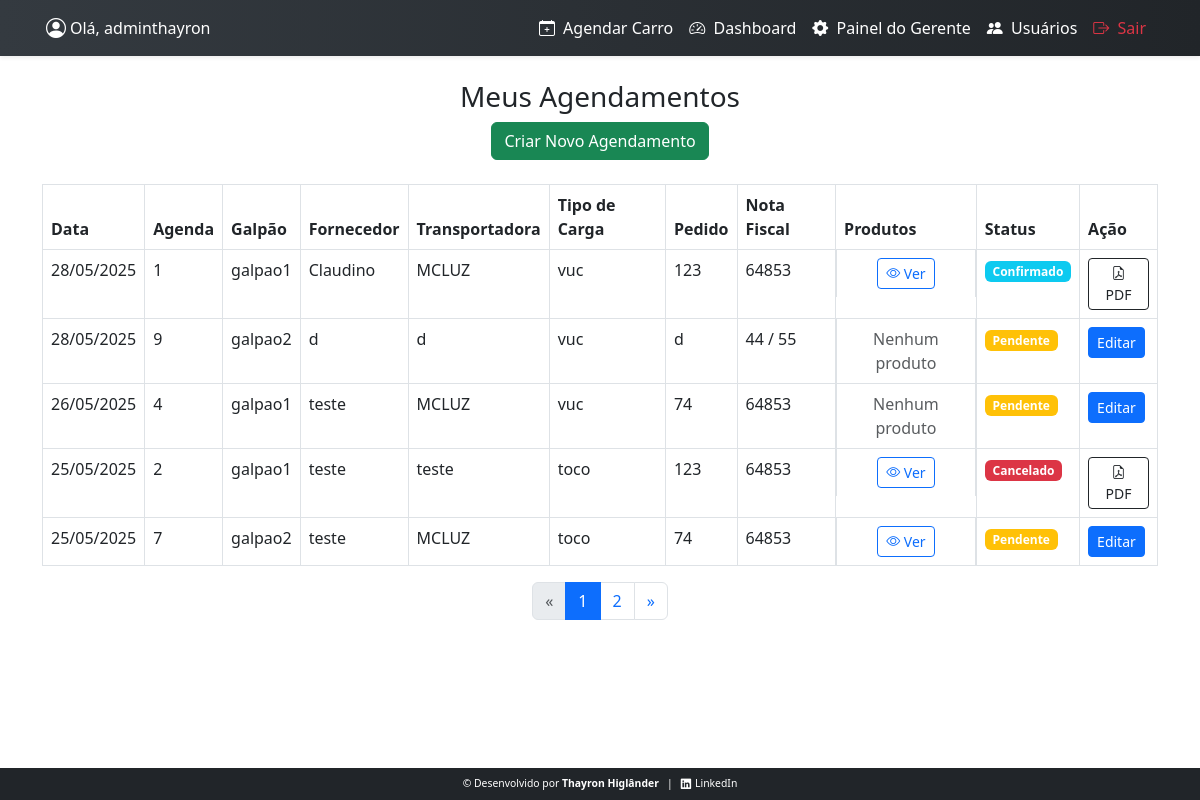
Page /agendamentos/ (signed in) on the committed database.
### usuarios/models.py (models this page shows)
class CustomUser(AbstractUser):
    is_gerente = models.BooleanField(default=False)

### agendamentos/models.py (models this page shows, shortened)
class Agendamento(models.Model):
    usuario = models.ForeignKey(settings.AUTH_USER_MODEL, on_delete=models.CASCADE)
    data_hora = models.DateTimeField()
    cnpj = models.CharField(max_length=18)
    fornecedor = models.CharField(max_length=100)
    email = models.EmailField(max_length=500)
    transportadora = models.CharField(max_length=100)
    nota_fiscal = models.CharField(max_length=100)
    pedido = models.CharField(max_length=100)
    GALPAO_CHOICES = [
        ('galpao1', 'galpão1'),
        ('galpao2', 'galpão2'),
        ('galpao3', 'galpão3'),
        ('galpao4', 'galpão4'),
    ]
    galpao = models.CharField("Galpão", max_length=20,choices=GALPAO_CHOICES,)
    TIPO_CARRO_CHOICES = [
        ('vuc', 'VUC'),
        ('toco', 'Toco'),
        ('truck', 'Truck'),
        ('carreta', 'Carreta'),
    ]
    tipo_carro = models.CharField("Tipo", max_length=20,choices=TIPO_CARRO_CHOICES,)
    STATUS_CHOICES = [
        ('pendente', 'Pendente'),
        ('confirmado', 'Confirmado'),
        ('cancelado', 'Cancelado'),
        ('finalizado', 'Finalizado'),
        ('atrasado', 'Atrasado'),
    ]
    status = models.CharField(max_length=20, choices=STATUS_CHOICES, default='pendente')
    criado_em = models.DateTimeField(auto_now_add=True)
    def cubagem_total(self):
        return self.itens.aggregate(total=Sum('cubagem'))['total'] or 0

### agendamentos/views.py (the view)
# urls.py: path('agendamentos/', views.painel_users_list, name='painel_user'),
@login_required
def painel_users_list(request):
    agendamentos = Agendamento.objects.filter(usuario=request.user).order_by('-data_hora')
    paginator = Paginator(agendamentos, 5)
    page_number = request.GET.get('page')
    page_obj = paginator.get_page(page_number)
    return render(request, 'agendamento/painel_user.html', {'page_obj': page_obj, 'agendamentos': agendamentos})

### templates/agendamento/painel_user.html (shortened to what this page needs)
{% extends 'base.html' %}
{% block content %}
<h3 class="text-center">Meus Agendamentos</h3>
<div class="text-center mb-4">
    <a href="{% url 'agendamento_criar' %}" class="btn btn-success">Criar Novo Agendamento</a>
</div>
<table class="table table-bordered">
    <thead class="thead-dark">
        <tr>
            <th>Data</th>
            <th>Agenda</th>
            <th>Galpão</th>
            <th>Fornecedor</th>
            <th>Transportadora</th>
            <th>Tipo de Carga</th>
            <th>Pedido</th>
            <th>Nota Fiscal</th>
            <th>Produtos</th>
            <th>Status</th>
            <th>Ação</th>
        </tr>
    </thead>
    <tbody>
        {% for ag in page_obj %}
        <tr>
            <td data-label="Data">{{ ag.data_hora|date:"d/m/Y" }}</td>
            <td data-label="Agenda">{{ ag.id }}</td>
            <td data-label="Galpão">{{ ag.galpao }}</td>
            <td data-label="Fornecedor">{{ ag.fornecedor }}</td>
            <td data-label="Transportadora">{{ ag.transportadora }}</td>
            <td data-label="Tipo de Carga">{{ ag.tipo_carro }}</td>
            <td data-label="Pedido">{{ ag.pedido }}</td>
            <td data-label="Nota Fiscal">{{ ag.nota_fiscal }}</td>
            <td data-label="Produtos" class="produtos-cell text-center">
                {% if ag.itens.exists %}
                <button type="button" class="btn btn-outline-primary btn-sm btn-ver-produtos" data-bs-toggle="modal" data-bs-target="#produtosModal{{ ag.id }}">
                    <i class="bi bi-eye"></i> Ver
                </button>
                {% else %}
                <span class="text-muted">Nenhum produto</span>
                {% endif %}
            </td>
            <td data-label="Status">
                {% if ag.status == 'pendente' %}
                <span class="badge bg-warning">Pendente</span>
                {% elif ag.status == 'confirmado' %}
                <span class="badge bg-info">Confirmado</span>
                {% elif ag.status == 'cancelado' %}
                <span class="badge bg-danger">Cancelado</span>
                {% elif ag.status == 'finalizado' %}
                <span class="badge bg-success">Finalizado</span>
                {% endif %}
            </td>
            <td data-label="Ação">
                {% if ag.status == 'pendente' %}
                <a href="{% url 'agendamento_editar' ag.pk %}" class="btn btn-primary btn-sm">Editar</a>
                {% else %}
                <a href="{% url 'baixar_agendamento_pdf' ag.id %}" class="btn btn-outline-dark btn-sm" target="_blank">
                    <i class="bi bi-file-earmark-pdf"></i> PDF
                </a>
                {% endif %}
            </td>
        </tr>
        {% empty %}
        <tr>
            <td colspan="10" class="text-center">Nenhum agendamento cadastrado.</td>
        </tr>
        {% endfor %}
    </tbody>
</table>
{% include 'paginacao.html' %}
{% endblock %}

### templates/base.html (shortened to what this page needs)
{% load static %}
<!DOCTYPE html>
<html lang="pt-br">
<head>
    <link rel="stylesheet" href="{% static 'css/styles.css' %}" />
    <link
        rel="stylesheet"
        href="https://cdn.jsdelivr.net/npm/bootstrap@5.3.0/dist/css/bootstrap.min.css"
    />
    <link
        rel="stylesheet"
        href="https://cdn.jsdelivr.net/npm/bootstrap-icons@1.10.5/font/bootstrap-icons.css"
    />
</head>
<body>
<nav class="navbar navbar-expand-lg shadow-sm">
    <div class="container position-relative">
        {% if user.is_authenticated %}
            <div class="navbar-user-left d-none d-sm-flex align-items-center position-absolute start-0 ps-3" style="top: 50%; transform: translateY(-50%); z-index: 1000;">
                <i class="bi bi-person-circle fs-5 text-white me-1"></i>
                <span class="text-white">Olá, {{ request.user }}</span>
            </div>
        {% endif %}
        <div class="collapse navbar-collapse" id="navbarNav">
            <ul class="navbar-nav ms-auto align-items-center">
                {% if user.is_authenticated %}
                    <li class="nav-item">
                        <a class="nav-link" href="{% url 'agendamento_criar' %}">
                            <i class="bi bi-calendar-plus me-1"></i> Agendar Carro
                        </a>
                    </li>
                    {% if user.is_gerente %}
                        <li class="nav-item">
                            <a class="nav-link" href="{% url 'painel_dashboard' %}">
                                <i class="bi bi-speedometer2 me-1"></i> Dashboard
                            </a>
                        </li>
                        <li class="nav-item">
                            <a class="nav-link" href="{% url 'painel_gerente' %}">
                                <i class="bi bi-gear-fill me-1"></i> Painel do Gerente
                            </a>
                        </li>
                        <li class="nav-item">
                            <a class="nav-link" href="{% url 'listar_usuarios' %}">
                                <i class="bi bi-people-fill me-1"></i> Usuários
                            </a>
                        </li>
                    {% endif %}
                    <li class="nav-item">
                        <a class="nav-link text-danger" href="{% url 'logout' %}">
                            <i class="bi bi-box-arrow-right me-1"></i> Sair
                        </a>
                    </li>
                {% else %}
                    <li class="nav-item">
                        <a class="nav-link" href="{% url 'login' %}">
                            <i class="bi bi-box-arrow-in-right me-1"></i> Entrar
                        </a>
                    </li>
                {% endif %}
            </ul>
        </div>
    </div>
</nav>
<main class="container my-4">
    {% block content %}{% endblock %}
</main>
<footer class="fixed-bottom py-2 bg-dark text-white">
    <div class="container d-flex justify-content-center align-items-center gap-2 flex-wrap">
        <span>© Desenvolvido por <strong>Thayron Higlânder</strong></span>
        <span class="text-white">|</span>
        <a href="https://www.linkedin.com/in/thayron-higlander" target="_blank" class="text-white text-decoration-none d-flex align-items-center">
            <i class="bi bi-linkedin me-1"></i> LinkedIn
        </a>
    </div>
</footer>
</body>
</html>

### staticfiles/css/styles.css (style rules this page uses)
body { padding-bottom: 90px; background-color: #f8f9fa; }
.navbar { background: linear-gradient(to right, #343a40, #212529); min-height: 56px; position: relative; padding-top: 0.3rem; padding-bottom: 0.3rem; overflow: visible; }
.navbar-brand, .nav-link, .navbar-text { font-weight: 500; color: white !important; }
.navbar .container { display: flex; align-items: center; justify-content: space-between; padding-left: 1rem; padding-right: 1rem; position: relative; }
footer { background-color: #212529; font-size: 0.65rem; color: #f8f9fa; width: 100%; position: fixed; bottom: 0; left: 0; padding: 0.3rem 0.8rem; white-space: nowrap; overflow-x: auto; }
footer a { color: #f8f9fa; text-decoration: none; }

### templates/agendamento/painel_user.html (style rules this page uses)
.produtos-cell { display: flex; justify-content: center; align-items: center; height: 100%; position: relative; }
.produtos-cell .btn-ver-produtos { position: static; transform: none; }

### rows in the picture
CustomUser: user "adminthayron"
Agendamento: data_hora "28/05/2025", id "1", galpao "galpao1", fornecedor "Claudino", transportadora "MCLUZ", tipo_carro "vuc", pedido "123", nota_fiscal "64853", status "Confirmado"
Agendamento: data_hora "28/05/2025", id "9", galpao "galpao2", fornecedor "d", transportadora "d", tipo_carro "vuc", pedido "d", nota_fiscal "44 / 55", shows "Nenhum produto", status "Pendente"
Agendamento: data_hora "26/05/2025", id "4", galpao "galpao1", fornecedor "teste", transportadora "MCLUZ", tipo_carro "vuc", pedido "74", nota_fiscal "64853", shows "Nenhum produto", status "Pendente"
Agendamento: data_hora "25/05/2025", id "2", galpao "galpao1", fornecedor "teste", transportadora "teste", tipo_carro "toco", pedido "123", nota_fiscal "64853", status "Cancelado"
Agendamento: data_hora "25/05/2025", id "7", galpao "galpao2", fornecedor "teste", transportadora "MCLUZ", tipo_carro "toco", pedido "74", nota_fiscal "64853", status "Pendente"

### other values in the picture
{{ num }} "1"
{{ num }} "2"
